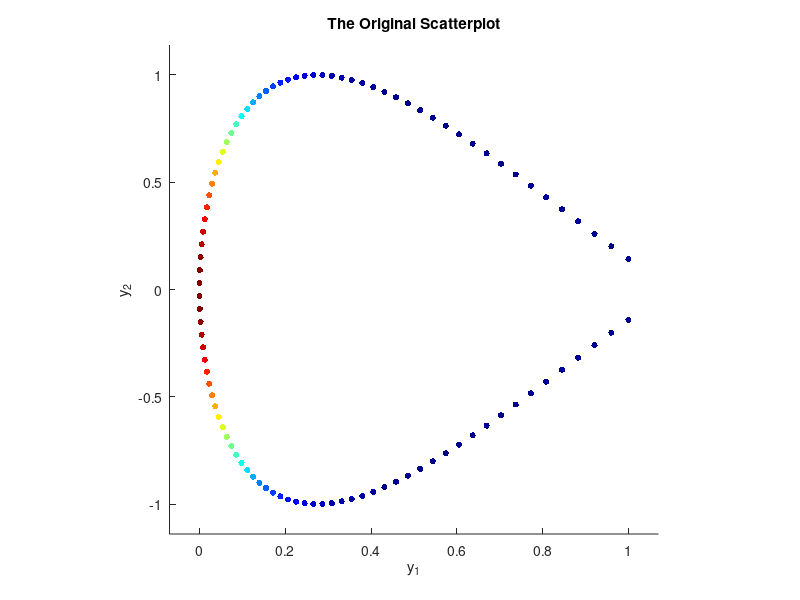
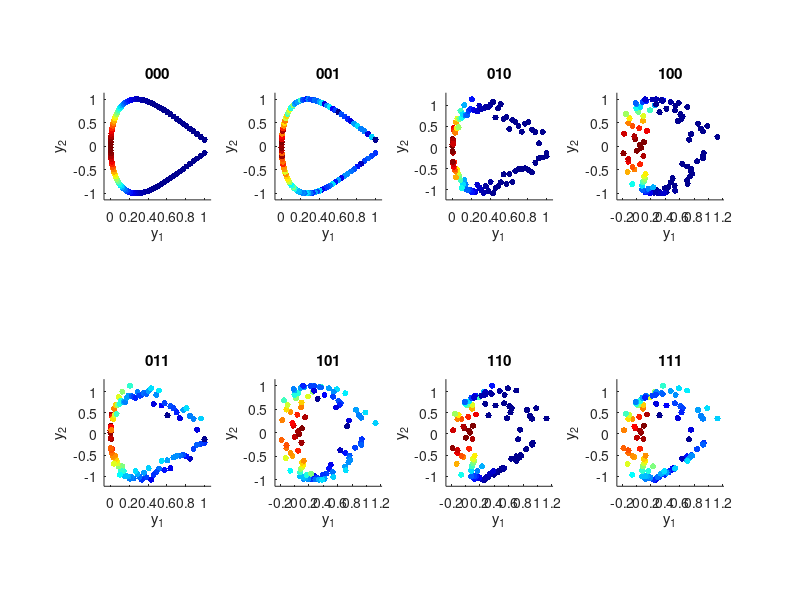

MATLAB code to generate these figures, in order:
% This is the exercise for '4. Multidimensional Data with Colored Scatter'

%% CONSTANTS
X_RANGE = [-1 1];
DOTS = 100;
MARKER_SIZE = 20;

%% Functions
func_1 = @(x) x.^2;
func_2 = @(x) sin(3*x);
func_3 = @(x) exp(-10 * x.^2);

%% Creating array
x = linspace(X_RANGE(1), X_RANGE(2), DOTS);
thearray = [func_1(x);func_2(x);func_3(x)];

%% Plot
figure(1), clf
scatter(thearray(1,:), thearray(2,:), MARKER_SIZE, thearray(3,:), 'filled');

% Plot configs
axis padded square
colormap jet
title 'The Original Scatterplot'
ylabel 'y_2'
xlabel 'y_1'

%% Adding noise
NOISE_ARRAY = randn(1,DOTS)/10;

%% Plotting noise
% All combinations
comb = {[0 0 0], [0 0 1], [0 1 0], [1 0 0], [0 1 1], [1 0 1], [1 1 0], [1 1 1]};
figure(2), clf
% sgtitle('Plot with noise')
for ploti=1:8
    subplot(2,4,ploti)
    scatter(thearray(1,:) + NOISE_ARRAY*comb{ploti}(1), ...
        thearray(2,:) + NOISE_ARRAY*comb{ploti}(2), ...
        MARKER_SIZE, ...
        thearray(3,:) + NOISE_ARRAY*comb{ploti}(3), 'filled');
    % Plot configs
    colormap jet
    axis padded square
    title([num2str(comb{ploti}(1)) num2str(comb{ploti}(2)) num2str(comb{ploti}(3))])
    ylabel 'y_2'
    xlabel 'y_1'
end
